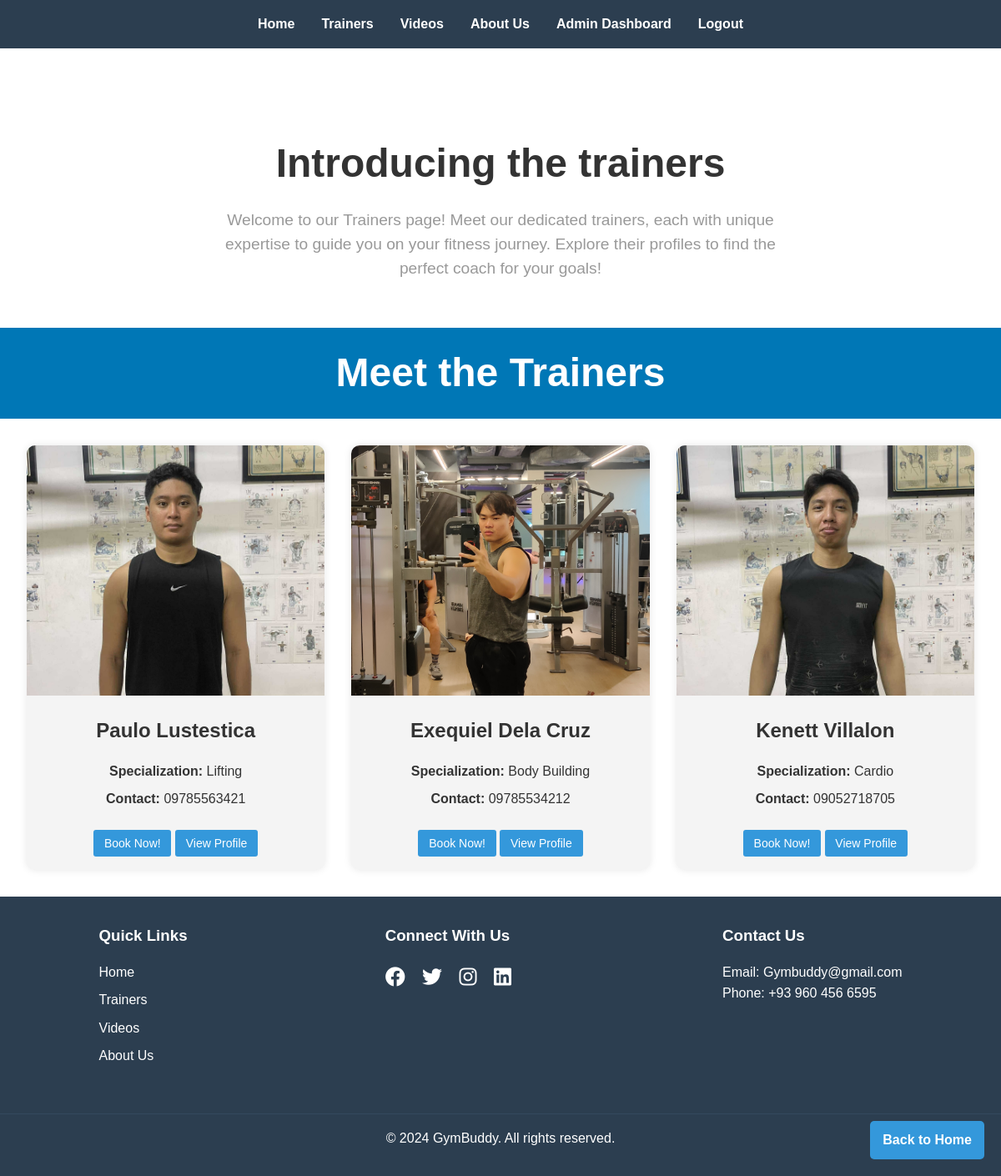
/trainers.php (signed in), run on the app's committed database.
### tables this page shows
CREATE TABLE `trainers` (
  `id` int(11) NOT NULL,
  `name` varchar(100) NOT NULL,
  `description` text DEFAULT NULL,
  `contact` varchar(50) DEFAULT NULL,
  `image_url` varchar(255) DEFAULT NULL,
  `specialization` varchar(255) DEFAULT NULL
);

### trainers.php (the view, shortened to what this page needs)
<?php
include 'php/config.php';
$sql = "SELECT * FROM trainers";
$stmt = $pdo->query($sql);
$trainers = $stmt->fetchAll();
?>
<!DOCTYPE html>
<html lang="en">
<head>
    <link rel="stylesheet" href="css/style.css">
    <link rel="stylesheet" href="https://cdnjs.cloudflare.com/ajax/libs/font-awesome/6.1.1/css/all.min.css">
</head>
<body>
    <header>
        <nav>
            <ul>
                <li><a href="index.php">Home</a></li>
                <li><a href="trainers.php">Trainers</a></li>
                <li><a href="videos.php">Videos</a></li>
                <li><a href="about.php">About Us</a></li>
                <?php if(isset($_SESSION['user_id'])): ?>
                    <?php if(isset($_SESSION['user_role']) && $_SESSION['user_role'] === 'admin'): ?>
                        <li><a href="php/admin_dashboard.php">Admin Dashboard</a></li>
                    <?php elseif(isset($_SESSION['user_role']) && $_SESSION['user_role'] === 'trainer'): ?>
                        <li><a href="php/trainer_dashboard.php">Trainer Dashboard</a></li>
                    <?php elseif(isset($_SESSION['user_role']) && $_SESSION['user_role'] === 'user'): ?>
                        <li><a href="php/user_dashboard.php">My Bookings</a></li>
                    <?php endif; ?>
                    <li><a href="php/logout.php">Logout</a></li>
                <?php else: ?>
                    <li><a href="php/login.php">Login</a></li>
                    <li><a href="php/signup.php">Sign Up</a></li>
                <?php endif
?>
            </ul>
        </nav>
    </header>
    <main>
        <section class="about" id="about">
<div class="row">
   <div class="content">
        <h3>Introducing the trainers</h3>
        <p>
            Welcome to our Trainers page! Meet our dedicated trainers, each with unique expertise to guide you on your fitness journey. Explore their profiles to find the perfect coach for your goals!</p>
   </div>
</div>
</section>
<section class="trainers">
<h1 class="heading">Meet the Trainers</h1>
</section>
<div class="trainers-grid">
    <?php foreach ($trainers as $trainer): ?>
        <div class="trainer-card">
            <img src="uploads/<?php echo htmlspecialchars($trainer['image_url']); ?>" alt="<?php echo htmlspecialchars($trainer['name']); ?>">
            <h2><?php echo htmlspecialchars($trainer['name']); ?></h2>
            <p><strong>Specialization:</strong> <?php echo htmlspecialchars($trainer['specialization']); ?></p>
            <p><strong>Contact:</strong> <?php echo htmlspecialchars($trainer['contact']); ?></p>
            <a href="booking.php?trainer_id=<?php echo $trainer['id']; ?>" class="btn book-now">Book Now!</a>
            <a href="trainer_profile.php?trainer_id=<?php echo $trainer['id']; ?>" class="btn book-now">View Profile</a>
        </div>
    <?php endforeach; ?>
</div>
    </main>
    <footer>
        <div class="footer-content">
            <div class="footer-section">
                <h3>Quick Links</h3>
                <ul>
                    <li><a href="index.php">Home</a></li>
                    <li><a href="trainers.php">Trainers</a></li>
                    <li><a href="videos.php">Videos</a></li>
                    <li><a href="about.php">About Us</a></li>
                </ul>
            </div>
            <div class="footer-section">
                <h3>Connect With Us</h3>
                <div class="social-icons">
                    <a href="#"><i class="fab fa-facebook"></i></a>
                    <a href="#"><i class="fab fa-twitter"></i></a>
                    <a href="#"><i class="fab fa-instagram"></i></a>
                    <a href="#"><i class="fab fa-linkedin"></i></a>
                </div>
            </div>
            <div class="footer-section">
                <h3>Contact Us</h3>
                <p>Email: Gymbuddy@gmail.com</p>
                <p>Phone: +93 960 456 6595</p>
            </div>
        </div>
        <div class="footer-bottom">
            <p>&copy; 2024 GymBuddy. All rights reserved.</p>
        </div>
    </footer>
    <a href="index.php" class="back-to-home">Back to Home</a>
</body>
</html>

### css/style.css (style rules this page uses)
* { margin: 0; padding: 0; box-sizing: border-box; }
body { font-family: Arial, sans-serif; line-height: 1.6; color: #333; }
header { background-color: #2c3e50; color: #fff; padding: 1rem 0; }
nav ul { list-style-type: none; display: flex; justify-content: center; }
nav ul li { margin: 0 1rem; }
nav ul li a { color: #fff; text-decoration: none; font-weight: bold; }
.about .row { display: flex; align-items: center; gap:2rem; flex-wrap: wrap; padding:2rem 0; padding-bottom: 3rem; max-width: 700px; margin: auto; text-align: center; justify-content: center; padding-top: 100px; }
.about .row .content { flex:1 1 70rem; max-width: 100%; }
.about .row .content h3 { font-size: 3rem; color:#333; text-align: center; }
.about .row .content p { font-size: 1.2rem; color: #999; padding: .5rem 0; padding-top: 1rem; line-height: 1.5; text-align: center; }
.heading { text-align: center; font-size: 3rem; color:white; padding:1rem; background: #0077b6; }
footer { background-color: #2c3e50; color: #fff; padding: 2rem 0; }
.footer-content { display: flex; justify-content: space-around; flex-wrap: wrap; }
.footer-section { margin-bottom: 1rem; }
.footer-section h3 { margin-bottom: 1rem; }
.footer-section ul { list-style-type: none; }
.footer-section ul li { margin-bottom: 0.5rem; }
.footer-section ul li a { color: #fff; text-decoration: none; }
.social-icons a { color: #fff; font-size: 1.5rem; margin-right: 1rem; }
.footer-bottom { text-align: center; margin-top: 2rem; padding-top: 1rem; border-top: 1px solid #34495e; }
.back-to-home { position: fixed; bottom: 20px; right: 20px; background-color: #3498db; color: #fff; padding: 10px 15px; text-decoration: none; border-radius: 5px; font-weight: bold; }
.trainers-grid { display: grid; grid-template-columns: repeat(auto-fit, minmax(300px, 1fr)); gap: 2rem; padding: 2rem; }
.trainer-card { background-color: #f4f4f4; border-radius: 10px; overflow: hidden; box-shadow: 0 0 10px rgba(0, 0, 0, 0.1); text-align: center; }
.trainer-card img { width: 100%; height: 300px; object-fit: cover; }
.trainer-card h2 { margin: 1rem 0; }
.trainer-card p { margin: 0.5rem 0; }
.book-now { display: inline-block; background-color: #3498db; color: #fff; padding: 0.5rem 1rem; text-decoration: none; border-radius: 5px; margin: 1rem 0; transition: background-color 0.3s ease; }
.btn { display: inline-block; padding: 0.3rem 0.8rem; border: none; border-radius: 3px; cursor: pointer; font-size: 14px; text-decoration: none; transition: background-color 0.3s; }

### data on the page
trainers: image_url (picture), name "Paulo Lustestica", specialization "Lifting", contact "09785563421"
trainers: image_url (picture), name "Exequiel Dela Cruz", specialization "Body Building", contact "09785534212"
trainers: image_url (picture), name "Kenett Villalon", specialization "Cardio", contact "09052718705"
